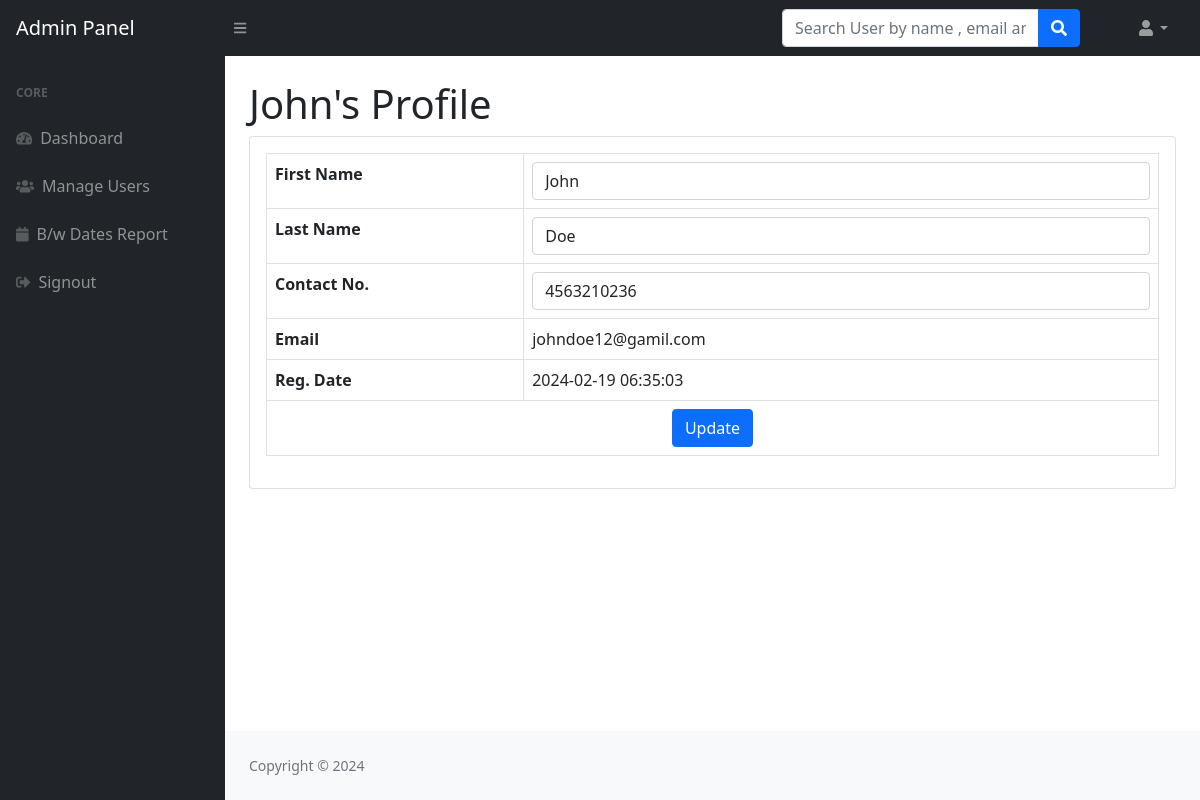
The page /admin/edit-profile.php?uid=2 (signed in) on the database as committed earlier.
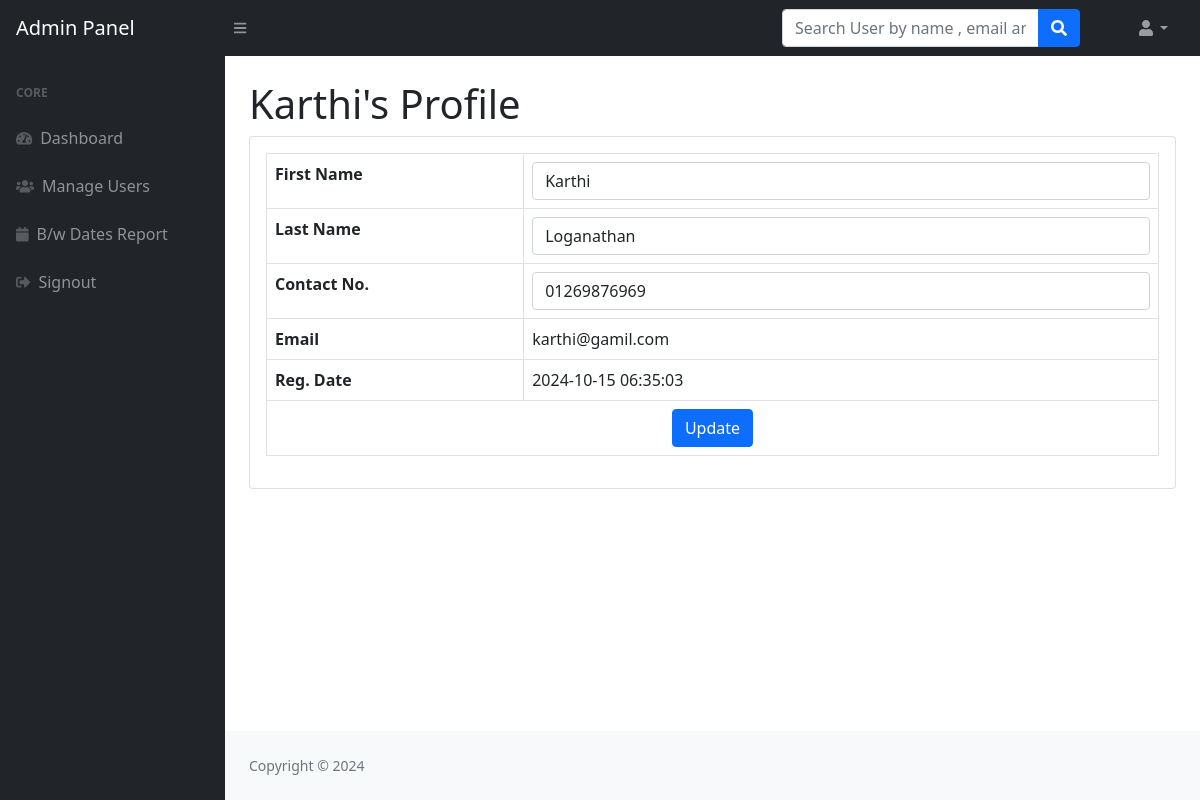
The same page on the database as committed later.
### tables this page shows
CREATE TABLE `users` (
  `id` int(11) NOT NULL,
  `fname` varchar(255) DEFAULT NULL,
  `lname` varchar(255) DEFAULT NULL,
  `email` varchar(255) DEFAULT NULL,
  `password` varchar(300) DEFAULT NULL,
  `contactno` varchar(11) DEFAULT NULL,
  `posting_date` timestamp NOT NULL DEFAULT current_timestamp()
);

### admin/edit-profile.php (the view, shortened to what this page needs)
<?php session_start();
include_once('../includes/config.php');
if (strlen($_SESSION['adminid']==0)) {
  header('location:logout.php');
  } else{
?>
<!DOCTYPE html>
<html lang="en">
    <head>
        <link href="https://cdn.jsdelivr.net/npm/simple-datatables@latest/dist/style.css" rel="stylesheet" />
        <link href="../css/styles.css" rel="stylesheet" />
    </head>
    <body class="sb-nav-fixed">
      <?php include_once('includes/navbar.php');?>
        <div id="layoutSidenav">
          <?php include_once('includes/sidebar.php');?>
            <div id="layoutSidenav_content">
                <main>
                    <div class="container-fluid px-4">
<?php
$userid=$_GET['uid'];
$query=mysqli_query($con,"select * from users where id='$userid'");
while($result=mysqli_fetch_array($query))
{?>
                        <h1 class="mt-4"><?php echo $result['fname'];?>'s Profile</h1>
                        <div class="card mb-4">
                     <form method="post">
                            <div class="card-body">
                                <table class="table table-bordered">
                                   <tr>
                                    <th>First Name</th>
                                       <td><input class="form-control" id="fname" name="fname" type="text" value="<?php echo $result['fname'];?>" required /></td>
                                   </tr>
                                   <tr>
                                       <th>Last Name</th>
                                       <td><input class="form-control" id="lname" name="lname" type="text" value="<?php echo $result['lname'];?>"  required /></td>
                                   </tr>
                                         <tr>
                                       <th>Contact No.</th>
                                       <td colspan="3"><input class="form-control" id="contact" name="contact" type="text" value="<?php echo $result['contactno'];?>"  pattern="[0-9]{10}" title="10 numeric characters only"  maxlength="10" required /></td>
                                   </tr>
                                   <tr>
                                       <th>Email</th>
                                       <td colspan="3"><?php echo $result['email'];?></td>
                                   </tr>
                                        <tr>
                                       <th>Reg. Date</th>
                                       <td colspan="3"><?php echo $result['posting_date'];?></td>
                                   </tr>
                                   <tr>
                                       <td colspan="4" style="text-align:center ;"><button type="submit" class="btn btn-primary btn-block" name="update">Update</button></td>
                                   </tr>
                                </table>
                            </div>
                            </form>
                        </div>
<?php } ?>
                    </div>
                </main>
          <?php include('../includes/footer.php');?>
            </div>
        </div>
    </body>
</html>
<?php } ?>

Rows that differ between the two databases and show on the page:
changed users: fname "John" → "Karthi"; lname "Doe" → "Loganathan"; contact "4563210236" → "01269876969"; email "johndoe12@gamil.com" → "karthi@gamil.com"; posting_date "2024-02-19 06:35:03" → "2024-10-15 06:35:03"
